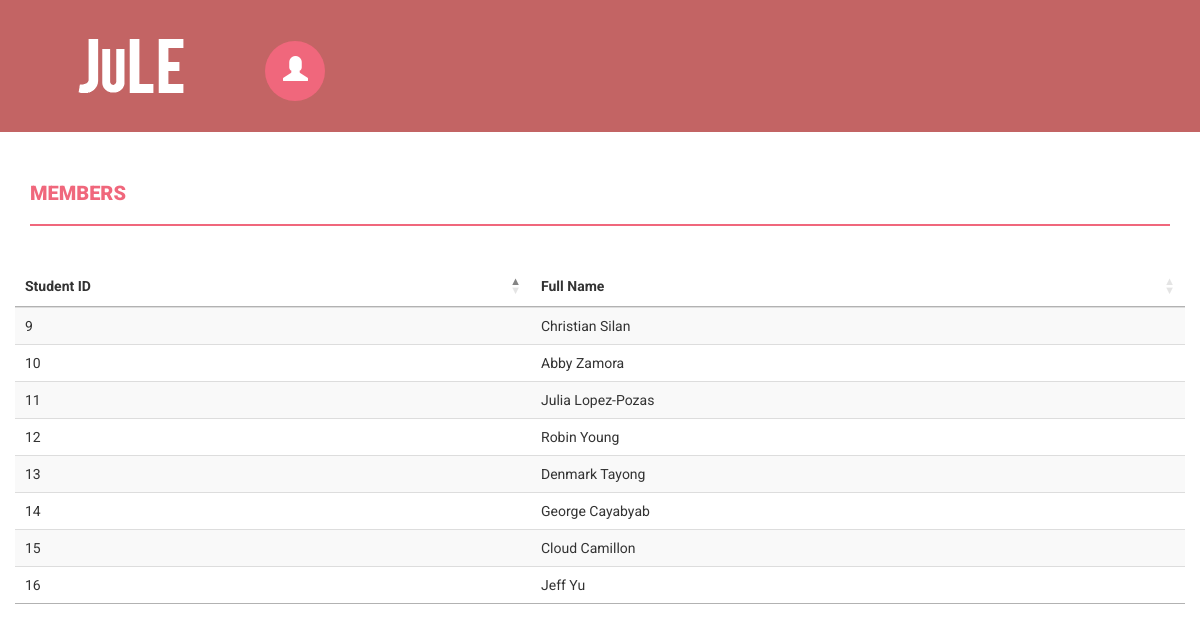
/home/members/ (signed in), run on an earlier commit of the app's database.
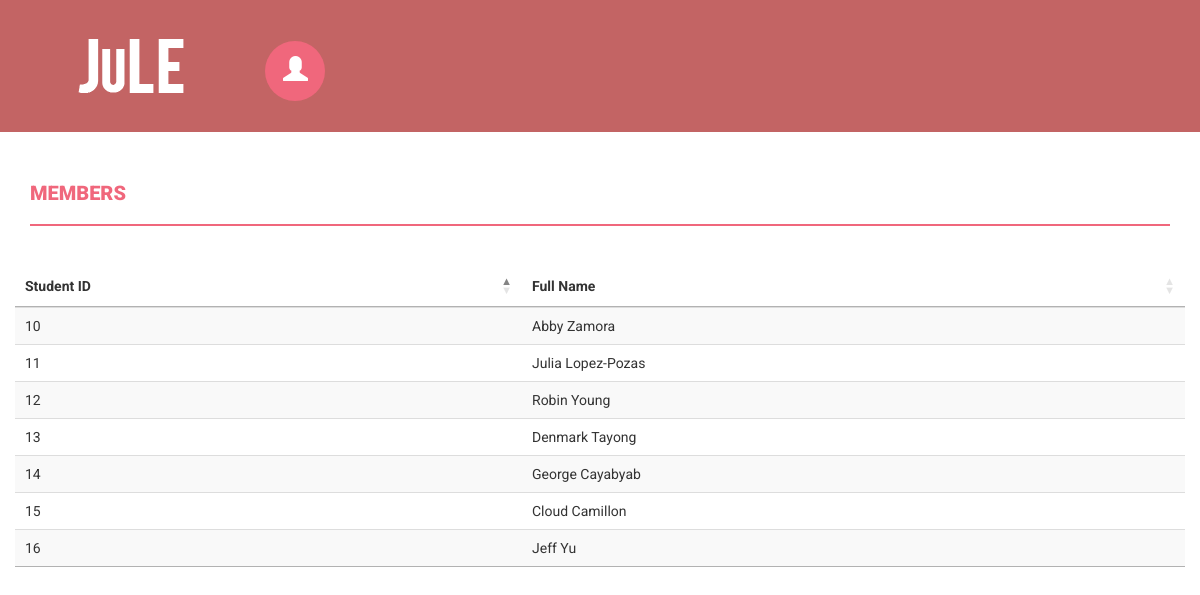
And on a later commit of the database.
### myapp/models.py (models this page shows, shortened)
class Student(models.Model):
	studentid = models.IntegerField(primary_key=True)
	studentname = models.CharField(max_length=80, blank=True, null=True)
	facultyid = models.ForeignKey(Faculty, models.DO_NOTHING)

### myapp/views.py (the view)
# urls.py: url(r'^home/members/$', views.student_members, name='student_members'),
def student_members(request):
	template = loader.get_template('student_members.html')
	context = {
		'students': Student.objects.filter(group__groupid=request.user.profile.groupid)
	}
	return HttpResponse(template.render(context, request))

### myapp/templates/student_members.html (shortened to what this page needs)
{% load static %}
<!DOCTYPE html>
<html xmlns="http://www.w3.org/1999/xhtml">
<head>
    <link href="{% static 'css/bootstrap.css' %}" rel="stylesheet" />
    <link href="{% static 'css/font-awesome.css' %}" rel="stylesheet" />
    <link href="{% static 'css/style.css' %}" rel="stylesheet" />
    <link href="{% static 'css/mystyle.css' %}" rel="stylesheet" />
    <link href="{% static 'css/smart_wizard.css' %}" rel="stylesheet" type="text/css" />
    <link rel="stylesheet" type="text/css" href="//cdn.datatables.net/1.10.16/css/jquery.dataTables.min.css">
    <link href="{% static 'css/smart_wizard_theme_circles.css' %}" rel="stylesheet" type="text/css" />
    <link href="{% static 'css/smart_wizard_theme_arrows.css' %}" rel="stylesheet" type="text/css" />
    <link href="{% static 'css/smart_wizard_theme_dots.css' %}" rel="stylesheet" type="text/css" />
</head>
<body>
    <div class="navbar navbar-inverse set-radius-zero">
        <div class="container">
            <div class="navbar-header">
                <a class="navbar-brand" href="{% url 'home' %}">
                    <img src="{% static 'img/logo1.png' %}" />
                </a>
            </div>
            <div class="left-div">
                <div class="user-settings-wrapper">
                    <ul class="nav">
                        <li class="dropdown">
                            <a class="dropdown-toggle" data-toggle="dropdown" href="#" aria-expanded="false">
                                <span class="glyphicon glyphicon-user" style="font-size: 25px;"></span>
                            </a>
                        </li>
                    </ul>
                </div>
            </div>
        </div>
    </div>
    <div class="content-wrapper">
        <div class="container">
            <div class="row">
                <div class="col-md-12">
                    <h4 class="page-head-line">Members</h4>
                </div>
            </div>
            <div class="row">
                <div class="table-responsive">
                    <table class="table table-striped" id="studenttable">
                        <thead>
                            <tr>
                                <th>Student ID</th>
                                <th>Full Name</th>
                            </tr>
                        </thead>
                        <tbody>
                            {% for student in students %}
                            <tr>
                                <td>{{ student.studentid }}</td>
                                <td>{{ student.studentname }}</td>
                            </tr>
                            {% endfor %}
                        </tbody>
                    </table>
                </div>
            </div>
        </div>
    </div>
</body>
</html>

### myapp/static/css/style.css (style rules this page uses)
body { font-family: 'Roboto', sans-serif; line-height: 30px; }
.set-radius-zero { border-radius: 0px; -moz-border-radius: 0px; -webkit-border-radius: 0px; }
.content-wrapper { margin-top: 40px; min-height: 100%; padding-bottom: 60px; }
.page-head-line { font-weight: 900; padding-bottom: 20px; border-bottom: 2px solid #F0677C; text-transform: uppercase; color: #F0677C; font-size: 20px; margin-bottom: 40px; }
.left-div { padding-left: 30px; margin-top: 40px; margin-bottom: 30px; }
.navbar-brand { width: 250px; padding-top: 30px; }
.user-settings-wrapper .nav > li > a { position: relative; display: block; padding: 15px 18px; border-radius: 50%; -webkit-border-radius: 50%; -moz-border-radius: 50%; height: 60px; width: 60px; background-color: #F0677C; color: #fff; }
.user-settings-wrapper { margin-top: 10px; }
.user-settings-wrapper li { display: inline-block; }
.navbar-inverse { background-color: #C36464; border-color: transparent; }
.navbar { margin-bottom: 0px; }

### myapp/static/css/mystyle.css (style rules this page uses)
a { color: inherit; }

What changed in the data, as far as the page shows it:
removed Student: studentid "9", studentname "Christian Silan"
